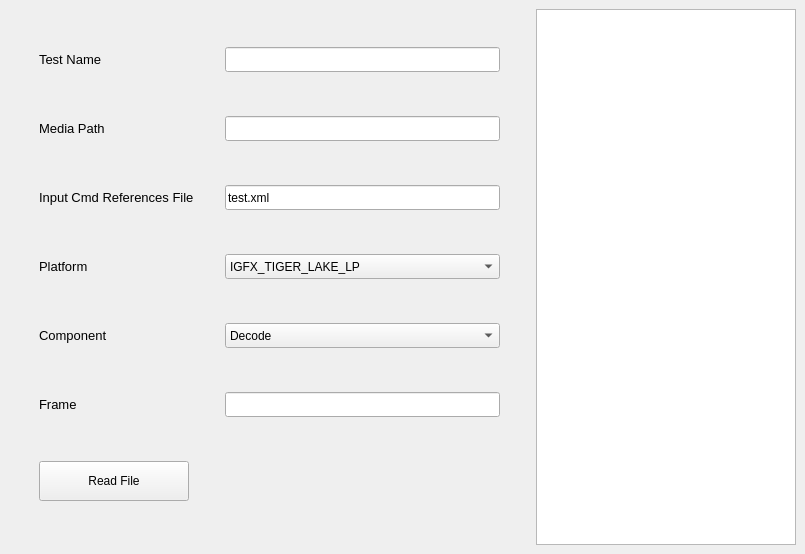
<?xml version="1.0" encoding="UTF-8"?>
<ui version="4.0">
 <class>mainWindow</class>
 <widget class="QMainWindow" name="mainWindow">
  <property name="geometry">
   <rect>
    <x>0</x>
    <y>0</y>
    <width>805</width>
    <height>554</height>
   </rect>
  </property>
  <property name="baseSize">
   <size>
    <width>100</width>
    <height>100</height>
   </size>
  </property>
  <property name="windowTitle">
   <string>Command Validator</string>
  </property>
  <widget class="QWidget" name="centralwidget">
   <property name="sizePolicy">
    <sizepolicy hsizetype="Expanding" vsizetype="Expanding">
     <horstretch>0</horstretch>
     <verstretch>0</verstretch>
    </sizepolicy>
   </property>
   <layout class="QHBoxLayout" name="horizontalLayout_2">
    <item>
     <layout class="QHBoxLayout" name="horizontalLayout" stretch="2,1">
      <item>
       <layout class="QGridLayout" name="gridLayout" rowstretch="0,0,0,0,0,0,0">
        <property name="sizeConstraint">
         <enum>QLayout::SetDefaultConstraint</enum>
        </property>
        <property name="leftMargin">
         <number>30</number>
        </property>
        <property name="topMargin">
         <number>0</number>
        </property>
        <property name="rightMargin">
         <number>30</number>
        </property>
        <property name="bottomMargin">
         <number>5</number>
        </property>
        <item row="2" column="0">
         <widget class="QLabel" name="label">
          <property name="sizePolicy">
           <sizepolicy hsizetype="Expanding" vsizetype="Expanding">
            <horstretch>0</horstretch>
            <verstretch>0</verstretch>
           </sizepolicy>
          </property>
          <property name="maximumSize">
           <size>
            <width>180</width>
            <height>25</height>
           </size>
          </property>
          <property name="font">
           <font>
            <pointsize>10</pointsize>
           </font>
          </property>
          <property name="text">
           <string>Input Cmd References File</string>
          </property>
         </widget>
        </item>
        <item row="3" column="0">
         <widget class="QLabel" name="label_4">
          <property name="sizePolicy">
           <sizepolicy hsizetype="Expanding" vsizetype="Expanding">
            <horstretch>0</horstretch>
            <verstretch>0</verstretch>
           </sizepolicy>
          </property>
          <property name="maximumSize">
           <size>
            <width>180</width>
            <height>25</height>
           </size>
          </property>
          <property name="font">
           <font>
            <pointsize>10</pointsize>
           </font>
          </property>
          <property name="text">
           <string>Platform</string>
          </property>
         </widget>
        </item>
        <item row="4" column="0">
         <widget class="QLabel" name="label_5">
          <property name="sizePolicy">
           <sizepolicy hsizetype="Expanding" vsizetype="Expanding">
            <horstretch>0</horstretch>
            <verstretch>0</verstretch>
           </sizepolicy>
          </property>
          <property name="maximumSize">
           <size>
            <width>180</width>
            <height>25</height>
           </size>
          </property>
          <property name="font">
           <font>
            <pointsize>10</pointsize>
           </font>
          </property>
          <property name="text">
           <string>Component</string>
          </property>
         </widget>
        </item>
        <item row="1" column="1">
         <widget class="QLineEdit" name="lineEditMediaPath">
          <property name="sizePolicy">
           <sizepolicy hsizetype="Expanding" vsizetype="Expanding">
            <horstretch>0</horstretch>
            <verstretch>0</verstretch>
           </sizepolicy>
          </property>
          <property name="maximumSize">
           <size>
            <width>16777215</width>
            <height>25</height>
           </size>
          </property>
         </widget>
        </item>
        <item row="0" column="0">
         <widget class="QLabel" name="label_7">
          <property name="sizePolicy">
           <sizepolicy hsizetype="Expanding" vsizetype="Expanding">
            <horstretch>0</horstretch>
            <verstretch>0</verstretch>
           </sizepolicy>
          </property>
          <property name="maximumSize">
           <size>
            <width>180</width>
            <height>25</height>
           </size>
          </property>
          <property name="font">
           <font>
            <pointsize>10</pointsize>
           </font>
          </property>
          <property name="text">
           <string>Test Name</string>
          </property>
         </widget>
        </item>
        <item row="5" column="1">
         <widget class="QLineEdit" name="lineEditFrame">
          <property name="sizePolicy">
           <sizepolicy hsizetype="Expanding" vsizetype="Expanding">
            <horstretch>0</horstretch>
            <verstretch>0</verstretch>
           </sizepolicy>
          </property>
          <property name="maximumSize">
           <size>
            <width>16777215</width>
            <height>25</height>
           </size>
          </property>
         </widget>
        </item>
        <item row="1" column="0">
         <widget class="QLabel" name="label_2">
          <property name="sizePolicy">
           <sizepolicy hsizetype="Expanding" vsizetype="Expanding">
            <horstretch>0</horstretch>
            <verstretch>0</verstretch>
           </sizepolicy>
          </property>
          <property name="maximumSize">
           <size>
            <width>180</width>
            <height>25</height>
           </size>
          </property>
          <property name="font">
           <font>
            <pointsize>10</pointsize>
           </font>
          </property>
          <property name="text">
           <string>Media Path</string>
          </property>
         </widget>
        </item>
        <item row="0" column="1">
         <widget class="QLineEdit" name="lineEditTestName">
          <property name="sizePolicy">
           <sizepolicy hsizetype="Expanding" vsizetype="Expanding">
            <horstretch>0</horstretch>
            <verstretch>0</verstretch>
           </sizepolicy>
          </property>
          <property name="maximumSize">
           <size>
            <width>16777215</width>
            <height>25</height>
           </size>
          </property>
         </widget>
        </item>
        <item row="3" column="1">
         <widget class="QComboBox" name="comboBoxPlatform">
          <property name="sizePolicy">
           <sizepolicy hsizetype="Preferred" vsizetype="Expanding">
            <horstretch>0</horstretch>
            <verstretch>0</verstretch>
           </sizepolicy>
          </property>
          <property name="maximumSize">
           <size>
            <width>16777215</width>
            <height>25</height>
           </size>
          </property>
          <item>
           <property name="text">
            <string>IGFX_TIGER_LAKE_LP</string>
           </property>
          </item>
          <item>
           <property name="text">
            <string>IGFX_SKYLAKE</string>
           </property>
          </item>
          <item>
           <property name="text">
            <string>IGFX_KABYLAKE</string>
           </property>
          </item>
          <item>
           <property name="text">
            <string>IGFX_BROXTON</string>
           </property>
          </item>
          <item>
           <property name="text">
            <string>IGFX_CHERRYVIEW</string>
           </property>
          </item>
          <item>
           <property name="text">
            <string>IGFX_BROADWELL</string>
           </property>
          </item>
          <item>
           <property name="text">
            <string>IGFX_VALLEYWELL</string>
           </property>
          </item>
          <item>
           <property name="text">
            <string>IGFX_HASWELL</string>
           </property>
          </item>
          <item>
           <property name="text">
            <string>IGFX_IVYBRIDGE</string>
           </property>
          </item>
          <item>
           <property name="text">
            <string>IGFX_GT</string>
           </property>
          </item>
         </widget>
        </item>
        <item row="4" column="1">
         <widget class="QComboBox" name="comboBoxComponent">
          <property name="sizePolicy">
           <sizepolicy hsizetype="Preferred" vsizetype="Expanding">
            <horstretch>0</horstretch>
            <verstretch>0</verstretch>
           </sizepolicy>
          </property>
          <property name="maximumSize">
           <size>
            <width>16777215</width>
            <height>25</height>
           </size>
          </property>
          <item>
           <property name="text">
            <string>Decode</string>
           </property>
          </item>
          <item>
           <property name="text">
            <string>Encode</string>
           </property>
          </item>
          <item>
           <property name="text">
            <string>VP</string>
           </property>
          </item>
          <item>
           <property name="text">
            <string>CP</string>
           </property>
          </item>
          <item>
           <property name="text">
            <string>CM</string>
           </property>
          </item>
          <item>
           <property name="text">
            <string>Kernel</string>
           </property>
          </item>
          <item>
           <property name="text">
            <string>Upstream</string>
           </property>
          </item>
          <item>
           <property name="text">
            <string>MSDK</string>
           </property>
          </item>
         </widget>
        </item>
        <item row="5" column="0">
         <widget class="QLabel" name="label_8">
          <property name="sizePolicy">
           <sizepolicy hsizetype="Expanding" vsizetype="Expanding">
            <horstretch>0</horstretch>
            <verstretch>0</verstretch>
           </sizepolicy>
          </property>
          <property name="maximumSize">
           <size>
            <width>180</width>
            <height>25</height>
           </size>
          </property>
          <property name="font">
           <font>
            <pointsize>10</pointsize>
           </font>
          </property>
          <property name="text">
           <string>Frame</string>
          </property>
         </widget>
        </item>
        <item row="2" column="1">
         <widget class="QLineEdit" name="lineEditRefFile">
          <property name="sizePolicy">
           <sizepolicy hsizetype="Expanding" vsizetype="Expanding">
            <horstretch>0</horstretch>
            <verstretch>0</verstretch>
           </sizepolicy>
          </property>
          <property name="maximumSize">
           <size>
            <width>16777215</width>
            <height>25</height>
           </size>
          </property>
          <property name="text">
           <string>test.xml</string>
          </property>
         </widget>
        </item>
        <item row="6" column="0">
         <widget class="QPushButton" name="pushButtonRef">
          <property name="sizePolicy">
           <sizepolicy hsizetype="Fixed" vsizetype="Fixed">
            <horstretch>0</horstretch>
            <verstretch>0</verstretch>
           </sizepolicy>
          </property>
          <property name="minimumSize">
           <size>
            <width>150</width>
            <height>40</height>
           </size>
          </property>
          <property name="maximumSize">
           <size>
            <width>150</width>
            <height>40</height>
           </size>
          </property>
          <property name="baseSize">
           <size>
            <width>200</width>
            <height>200</height>
           </size>
          </property>
          <property name="text">
           <string>Read File</string>
          </property>
         </widget>
        </item>
       </layout>
      </item>
      <item>
       <widget class="QTextBrowser" name="logBrowser">
        <property name="sizePolicy">
         <sizepolicy hsizetype="Expanding" vsizetype="Expanding">
          <horstretch>0</horstretch>
          <verstretch>0</verstretch>
         </sizepolicy>
        </property>
        <property name="baseSize">
         <size>
          <width>60</width>
          <height>500</height>
         </size>
        </property>
       </widget>
      </item>
     </layout>
    </item>
   </layout>
  </widget>
 </widget>
 <resources/>
 <connections/>
</ui>
